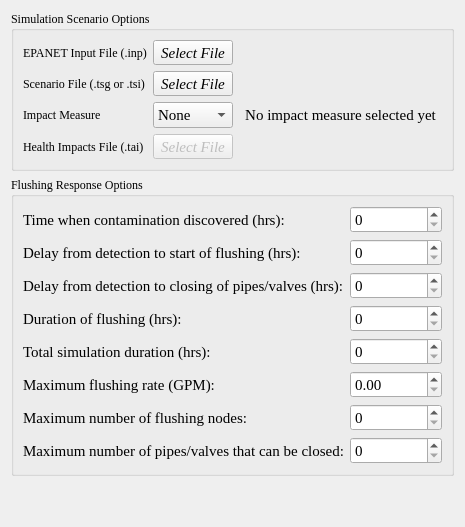
          <widget class="QWidget" name="tabOptions">
           <attribute name="title">
            <string>General Options</string>
           </attribute>
           <layout class="QGridLayout" name="gridLayout">
            <item row="0" column="0">
             <widget class="QGroupBox" name="groupSimulationOptions">
              <property name="sizePolicy">
               <sizepolicy hsizetype="Expanding" vsizetype="Minimum">
                <horstretch>0</horstretch>
                <verstretch>0</verstretch>
               </sizepolicy>
              </property>
              <property name="font">
               <font>
                <family>Times New Roman</family>
                <weight>50</weight>
                <italic>false</italic>
                <bold>false</bold>
               </font>
              </property>
              <property name="title">
               <string>Simulation Scenario Options</string>
              </property>
              <layout class="QGridLayout" name="gridLayout_4">
               <item row="0" column="1">
                <widget class="QToolButton" name="toolButtonFindInp">
                 <property name="sizePolicy">
                  <sizepolicy hsizetype="Minimum" vsizetype="Fixed">
                   <horstretch>0</horstretch>
                   <verstretch>0</verstretch>
                  </sizepolicy>
                 </property>
                 <property name="font">
                  <font>
                   <family>Times New Roman</family>
                   <pointsize>11</pointsize>
                   <italic>true</italic>
                  </font>
                 </property>
                 <property name="statusTip">
                  <string>Choose the EPANET .inp file that contains your network data</string>
                 </property>
                 <property name="text">
                  <string>Select File</string>
                 </property>
                </widget>
               </item>
               <item row="0" column="2">
                <widget class="QLabel" name="displayInpFile">
                 <property name="sizePolicy">
                  <sizepolicy hsizetype="MinimumExpanding" vsizetype="Preferred">
                   <horstretch>0</horstretch>
                   <verstretch>0</verstretch>
                  </sizepolicy>
                 </property>
                 <property name="font">
                  <font>
                   <family>Times New Roman</family>
                   <pointsize>11</pointsize>
                  </font>
                 </property>
                 <property name="layoutDirection">
                  <enum>Qt::LeftToRight</enum>
                 </property>
                 <property name="text">
                  <string/>
                 </property>
                 <property name="alignment">
                  <set>Qt::AlignRight|Qt::AlignTrailing|Qt::AlignVCenter</set>
                 </property>
                 <property name="wordWrap">
                  <bool>false</bool>
                 </property>
                </widget>
               </item>
               <item row="1" column="1">
                <widget class="QToolButton" name="toolButtonFindTsg">
                 <property name="sizePolicy">
                  <sizepolicy hsizetype="Minimum" vsizetype="Fixed">
                   <horstretch>0</horstretch>
                   <verstretch>0</verstretch>
                  </sizepolicy>
                 </property>
                 <property name="font">
                  <font>
                   <family>Times New Roman</family>
                   <pointsize>11</pointsize>
                   <italic>true</italic>
                  </font>
                 </property>
                 <property name="text">
                  <string>Select File</string>
                 </property>
                </widget>
               </item>
               <item row="1" column="2">
                <widget class="QLabel" name="displayTsgFile">
                 <property name="sizePolicy">
                  <sizepolicy hsizetype="MinimumExpanding" vsizetype="Preferred">
                   <horstretch>0</horstretch>
                   <verstretch>0</verstretch>
                  </sizepolicy>
                 </property>
                 <property name="font">
                  <font>
                   <family>Times New Roman</family>
                   <pointsize>11</pointsize>
                  </font>
                 </property>
                 <property name="layoutDirection">
                  <enum>Qt::LeftToRight</enum>
                 </property>
                 <property name="text">
                  <string/>
                 </property>
                 <property name="alignment">
                  <set>Qt::AlignRight|Qt::AlignTrailing|Qt::AlignVCenter</set>
                 </property>
                 <property name="wordWrap">
                  <bool>false</bool>
                 </property>
                </widget>
               </item>
               <item row="2" column="1">
                <widget class="QComboBox" name="chooseImpactMetric">
                 <property name="sizePolicy">
                  <sizepolicy hsizetype="Minimum" vsizetype="Fixed">
                   <horstretch>0</horstretch>
                   <verstretch>0</verstretch>
                  </sizepolicy>
                 </property>
                 <property name="font">
                  <font>
                   <family>Times New Roman</family>
                   <pointsize>11</pointsize>
                  </font>
                 </property>
                 <item>
                  <property name="text">
                   <string extracomment="No impact measure selected yet">None</string>
                  </property>
                 </item>
                 <item>
                  <property name="text">
                   <string extracomment="Extent of contamination">ec</string>
                  </property>
                 </item>
                 <item>
                  <property name="text">
                   <string extracomment="Timed extent of contamination">tec</string>
                  </property>
                 </item>
                 <item>
                  <property name="text">
                   <string extracomment="Mass consumed">mc</string>
                  </property>
                 </item>
                 <item>
                  <property name="text">
                   <string extracomment="Volume consumed">vc</string>
                  </property>
                 </item>
                 <item>
                  <property name="text">
                   <string extracomment="Population dosed">pd</string>
                  </property>
                 </item>
                 <item>
                  <property name="text">
                   <string extracomment="Population exposed">pe</string>
                  </property>
                 </item>
                 <item>
                  <property name="text">
                   <string extracomment="Population killed">pk</string>
                  </property>
                 </item>
                </widget>
               </item>
               <item row="2" column="2">
                <widget class="QLabel" name="displayImpactMetric">
                 <property name="sizePolicy">
                  <sizepolicy hsizetype="MinimumExpanding" vsizetype="Preferred">
                   <horstretch>0</horstretch>
                   <verstretch>0</verstretch>
                  </sizepolicy>
                 </property>
                 <property name="font">
                  <font>
                   <family>Times New Roman</family>
                   <pointsize>11</pointsize>
                  </font>
                 </property>
                 <property name="layoutDirection">
                  <enum>Qt::LeftToRight</enum>
                 </property>
                 <property name="text">
                  <string>No impact measure selected yet</string>
                 </property>
                 <property name="alignment">
                  <set>Qt::AlignCenter</set>
                 </property>
                 <property name="wordWrap">
                  <bool>false</bool>
                 </property>
                </widget>
               </item>
               <item row="3" column="1">
                <widget class="QToolButton" name="toolButtonFindTai">
                 <property name="enabled">
                  <bool>false</bool>
                 </property>
                 <property name="sizePolicy">
                  <sizepolicy hsizetype="Minimum" vsizetype="Fixed">
                   <horstretch>0</horstretch>
                   <verstretch>0</verstretch>
                  </sizepolicy>
                 </property>
                 <property name="font">
                  <font>
                   <family>Times New Roman</family>
                   <pointsize>11</pointsize>
                   <italic>true</italic>
                  </font>
                 </property>
                 <property name="text">
                  <string>Select File</string>
                 </property>
                </widget>
               </item>
               <item row="3" column="2">
                <widget class="QLabel" name="displayTaiFile">
                 <property name="enabled">
                  <bool>false</bool>
                 </property>
                 <property name="sizePolicy">
                  <sizepolicy hsizetype="MinimumExpanding" vsizetype="Preferred">
                   <horstretch>0</horstretch>
                   <verstretch>0</verstretch>
                  </sizepolicy>
                 </property>
                 <property name="font">
                  <font>
                   <family>Times New Roman</family>
                   <pointsize>11</pointsize>
                  </font>
                 </property>
                 <property name="layoutDirection">
                  <enum>Qt::LeftToRight</enum>
                 </property>
                 <property name="text">
                  <string/>
                 </property>
                 <property name="alignment">
                  <set>Qt::AlignRight|Qt::AlignTrailing|Qt::AlignVCenter</set>
                 </property>
                 <property name="wordWrap">
                  <bool>false</bool>
                 </property>
                </widget>
               </item>
               <item row="0" column="0">
                <widget class="QLabel" name="label">
                 <property name="sizePolicy">
                  <sizepolicy hsizetype="Minimum" vsizetype="Preferred">
                   <horstretch>0</horstretch>
                   <verstretch>0</verstretch>
                  </sizepolicy>
                 </property>
                 <property name="font">
                  <font>
                   <family>Times New Roman</family>
                  </font>
                 </property>
                 <property name="text">
                  <string>EPANET Input File (.inp)</string>
                 </property>
                </widget>
               </item>
               <item row="1" column="0">
                <widget class="QLabel" name="label_2">
                 <property name="font">
                  <font>
                   <family>Times New Roman</family>
                  </font>
                 </property>
                 <property name="text">
                  <string>Scenario File (.tsg or .tsi)</string>
                 </property>
                </widget>
               </item>
               <item row="2" column="0">
                <widget class="QLabel" name="label_3">
                 <property name="font">
                  <font>
                   <family>Times New Roman</family>
                  </font>
                 </property>
                 <property name="text">
                  <string>Impact Measure</string>
                 </property>
                </widget>
               </item>
               <item row="3" column="0">
                <widget class="QLabel" name="label_4">
                 <property name="font">
                  <font>
                   <family>Times New Roman</family>
                  </font>
                 </property>
                 <property name="text">
                  <string>Health Impacts File (.tai)</string>
                 </property>
                </widget>
               </item>
              </layout>
             </widget>
            </item>
            <item row="1" column="0">
             <widget class="QGroupBox" name="groupFlushingOptions">
              <property name="sizePolicy">
               <sizepolicy hsizetype="Expanding" vsizetype="MinimumExpanding">
                <horstretch>0</horstretch>
                <verstretch>0</verstretch>
               </sizepolicy>
              </property>
              <property name="font">
               <font>
                <family>Times New Roman</family>
                <weight>50</weight>
                <italic>false</italic>
                <bold>false</bold>
               </font>
              </property>
              <property name="title">
               <string>Flushing Response Options</string>
              </property>
              <layout class="QFormLayout" name="formLayout">
               <item row="0" column="0">
                <widget class="QLabel" name="lbl_editTimeDetect">
                 <property name="font">
                  <font>
                   <family>Times New Roman</family>
                   <pointsize>11</pointsize>
                  </font>
                 </property>
                 <property name="text">
                  <string>Time when contamination discovered (hrs):</string>
                 </property>
                </widget>
               </item>
               <item row="0" column="1">
                <widget class="QDoubleSpinBox" name="editTimeDetect">
                 <property name="font">
                  <font>
                   <family>Times New Roman</family>
                   <pointsize>11</pointsize>
                  </font>
                 </property>
                 <property name="decimals">
                  <number>0</number>
                 </property>
                 <property name="maximum">
                  <double>256.000000000000000</double>
                 </property>
                </widget>
               </item>
               <item row="1" column="0">
                <widget class="QLabel" name="lbl_editDelayFlush">
                 <property name="font">
                  <font>
                   <family>Times New Roman</family>
                   <pointsize>11</pointsize>
                  </font>
                 </property>
                 <property name="text">
                  <string>Delay from detection to start of flushing (hrs):</string>
                 </property>
                </widget>
               </item>
               <item row="1" column="1">
                <widget class="QDoubleSpinBox" name="editDelayFlush">
                 <property name="font">
                  <font>
                   <family>Times New Roman</family>
                   <pointsize>11</pointsize>
                  </font>
                 </property>
                 <property name="decimals">
                  <number>0</number>
                 </property>
                 <property name="maximum">
                  <double>256.000000000000000</double>
                 </property>
                </widget>
               </item>
               <item row="2" column="0">
                <widget class="QLabel" name="lbl_editDelayClose">
                 <property name="font">
                  <font>
                   <family>Times New Roman</family>
                   <pointsize>11</pointsize>
                  </font>
                 </property>
                 <property name="text">
                  <string>Delay from detection to closing of pipes/valves (hrs):</string>
                 </property>
                </widget>
               </item>
               <item row="2" column="1">
                <widget class="QDoubleSpinBox" name="editDelayClose">
                 <property name="font">
                  <font>
                   <family>Times New Roman</family>
                   <pointsize>11</pointsize>
                  </font>
                 </property>
                 <property name="decimals">
                  <number>0</number>
                 </property>
                 <property name="maximum">
                  <double>256.000000000000000</double>
                 </property>
                </widget>
               </item>
               <item row="3" column="0">
                <widget class="QLabel" name="lbl_editDurationFlush">
                 <property name="font">
                  <font>
                   <family>Times New Roman</family>
                   <pointsize>11</pointsize>
                  </font>
                 </property>
                 <property name="text">
                  <string>Duration of flushing (hrs):</string>
                 </property>
                </widget>
               </item>
               <item row="3" column="1">
                <widget class="QDoubleSpinBox" name="editDurationFlush">
                 <property name="font">
                  <font>
                   <family>Times New Roman</family>
                   <pointsize>11</pointsize>
                  </font>
                 </property>
                 <property name="decimals">
                  <number>0</number>
                 </property>
                 <property name="maximum">
                  <double>256.000000000000000</double>
                 </property>
                </widget>
               </item>
               <item row="4" column="0">
                <widget class="QLabel" name="lbl_editDurationSim">
                 <property name="font">
                  <font>
                   <family>Times New Roman</family>
                   <pointsize>11</pointsize>
                  </font>
                 </property>
                 <property name="text">
                  <string>Total simulation duration (hrs):</string>
                 </property>
                </widget>
               </item>
               <item row="4" column="1">
                <widget class="QDoubleSpinBox" name="editDurationSim">
                 <property name="font">
                  <font>
                   <family>Times New Roman</family>
                   <pointsize>11</pointsize>
                  </font>
                 </property>
                 <property name="decimals">
                  <number>0</number>
                 </property>
                 <property name="maximum">
                  <double>256.000000000000000</double>
                 </property>
                </widget>
               </item>
               <item row="5" column="0">
                <widget class="QLabel" name="lbl_editFlushingRate">
                 <property name="font">
                  <font>
                   <family>Times New Roman</family>
                   <pointsize>11</pointsize>
                  </font>
                 </property>
                 <property name="text">
                  <string>Maximum flushing rate (GPM):</string>
                 </property>
                </widget>
               </item>
               <item row="5" column="1">
                <widget class="QDoubleSpinBox" name="editFlushingRate">
                 <property name="font">
                  <font>
                   <family>Times New Roman</family>
                   <pointsize>11</pointsize>
                  </font>
                 </property>
                 <property name="decimals">
                  <number>2</number>
                 </property>
                 <property name="maximum">
                  <double>100000.000000000000000</double>
                 </property>
                </widget>
               </item>
               <item row="6" column="0">
                <widget class="QLabel" name="lbl_editMaxFlush">
                 <property name="font">
                  <font>
                   <family>Times New Roman</family>
                   <pointsize>11</pointsize>
                  </font>
                 </property>
                 <property name="text">
                  <string>Maximum number of flushing nodes:</string>
                 </property>
                </widget>
               </item>
               <item row="6" column="1">
                <widget class="QSpinBox" name="editMaxFlush">
                 <property name="font">
                  <font>
                   <family>Times New Roman</family>
                   <pointsize>11</pointsize>
                  </font>
                 </property>
                 <property name="maximum">
                  <number>1000</number>
                 </property>
                </widget>
               </item>
               <item row="7" column="0">
                <widget class="QLabel" name="lbl_editMaxClose">
                 <property name="font">
                  <font>
                   <family>Times New Roman</family>
                   <pointsize>11</pointsize>
                  </font>
                 </property>
                 <property name="text">
                  <string>Maximum number of pipes/valves that can be closed:</string>
                 </property>
                </widget>
               </item>
               <item row="7" column="1">
                <widget class="QSpinBox" name="editMaxClose">
                 <property name="font">
                  <font>
                   <family>Times New Roman</family>
                   <pointsize>11</pointsize>
                  </font>
                 </property>
                 <property name="maximum">
                  <number>1000</number>
                 </property>
                </widget>
               </item>
              </layout>
             </widget>
            </item>
            <item row="2" column="0">
             <spacer name="verticalSpacer_2">
              <property name="orientation">
               <enum>Qt::Vertical</enum>
              </property>
              <property name="sizeHint" stdset="0">
               <size>
                <width>20</width>
                <height>40</height>
               </size>
              </property>
             </spacer>
            </item>
           </layout>
          </widget>
